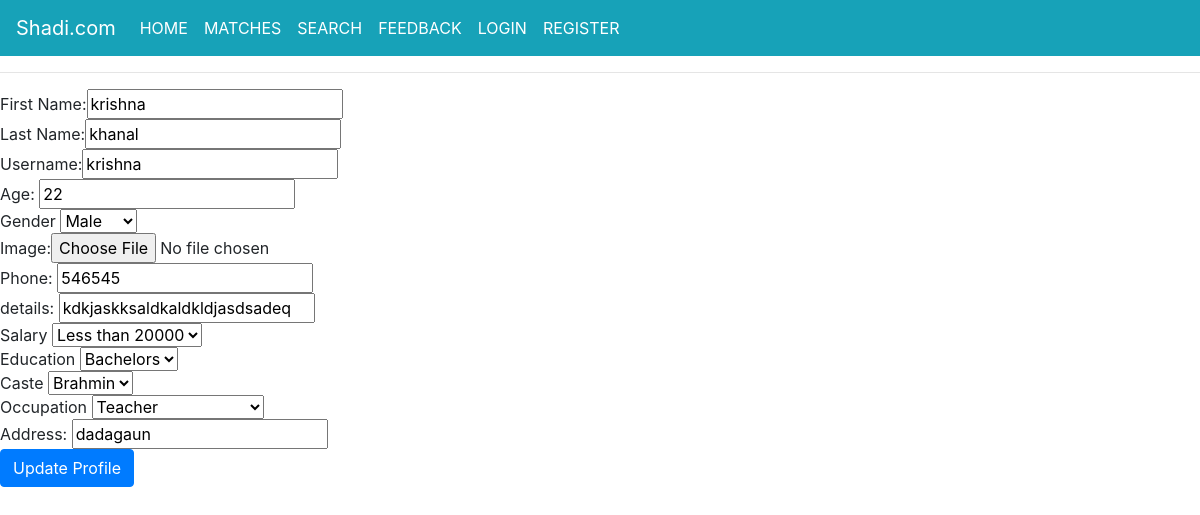
Page /myprofile/3 on the committed database.
### matri/models.py (models this page shows, shortened)
class Profile(models.Model):
    firstname=models.CharField(max_length=200)
    lastname=models.CharField(max_length=200)
    gender=models.CharField(max_length=200)
    username= models.OneToOneField(User, null=True, on_delete=models.CASCADE)
    age=models.IntegerField()
    image = models.ImageField(upload_to="profiles/", blank=True, null=True)
    phone=models.IntegerField(unique=True)
    details=models.TextField()
    salary=models.CharField(max_length=200,choices=SALARY)
    view_count=models.PositiveIntegerField(default=0)
    education=models.CharField(max_length=200, choices=EDUCATION)
    caste=models.CharField(max_length=200, choices=CASTE)
    occupation=models.CharField(max_length=200, choices=OCCUPATION)
    address=models.CharField(max_length=200)

### matri/views.py (the view)
# urls.py: path("myprofile/<int:id>", views.MyProfileEdit, name="myprofileedit"),
def MyProfileEdit(request, id):
    profile = Profile.objects.get(id=id)
    return render(request, 'profileedit.html', {'profile': profile})

### templates/profileedit.html (shortened to what this page needs)
{% include "base.html" %}
{% block content %}
<!DOCTYPE>
<html>
<body>
    <form action="/updateprofile/{{profile.id}}" method="post" enctype="multipart/form-data">
        First Name:<input type="text" name="firstname" value="{{ profile.firstname}}" > <br>
        Last Name:<input type="text" name="lastname" value="{{ profile.lastname}}"> <br>
        Username:<input type="text" name="username" value="{{ profile.username}}" readonly> <br>
        Age: <input type="number" name="age" value="{{ profile.age}}"><br>
        Gender
        <select name="gender"  value="{{ profile.gender}}">
            <option value="male">Male</option>
        </select><br>
        Image:<input type="file" name = "image" class="content" value="{{ profile.image }}"><br>
        Phone: <input type="number" name="phone" value="{{ profile.phone}}"><br>
        details: <input type="textfield" name="details" value="{{ profile.details}}"><br>
        Salary
        <select name="salary" value="{{ profile.salary}}">
        <option value="less than 20000" >Less than 20000</option>
        </select><br>
    Education
    <select name="education" id="education" value="{{ profile.education}}">
        <option value="Bachelors" > Bachelors</option>
    </select><br>
    Caste
    <select name="caste" value="{{ profile.caste}}">
        <option value="Brahmin"> Brahmin</option>
    </select><br>
    Occupation
    <select name="occupation" value="{{ profile.occupation}}">
        <option value="Teacher"> Teacher</option>
    </select><br>
Address: <input type="text" name="address" value="{{ profile.address}}"><br>
<button class="btn btn-primary" type="submit">Update Profile</button>
    </form>
</body>
</html>
{% endblock %}

### rows in the picture
Profile: firstname "krishna", lastname "khanal", username "krishna", age "22", gender "Male", phone "546545", details "kdkjaskksaldkaldkldjasdsadeq", salary "Less than 20000", education "Bachelors", caste "Brahmin", occupation "Teacher", address "dadagaun"
